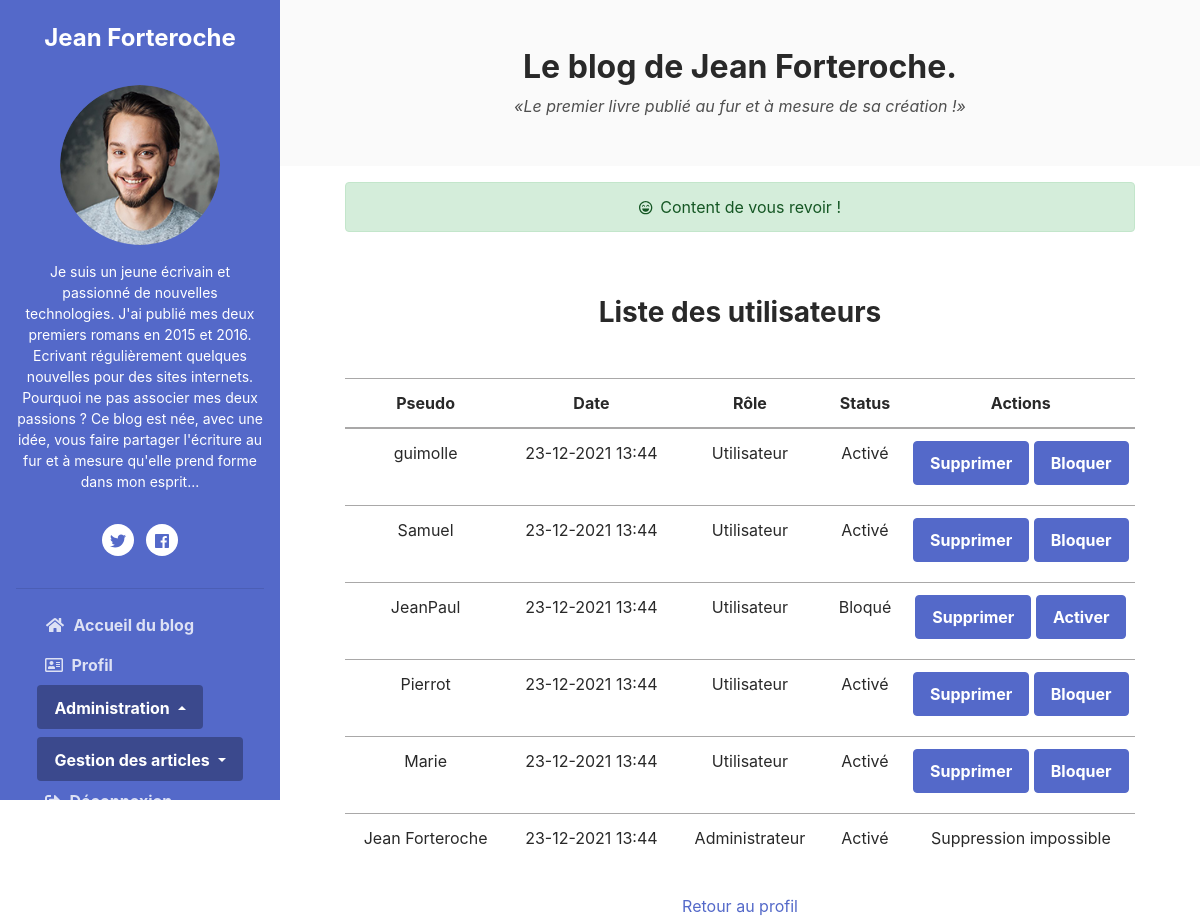
/index.php?route=usersList (signed in), run on the app's committed database.
### tables this page shows
CREATE TABLE IF NOT EXISTS `user` (
  `id` int(11) NOT NULL AUTO_INCREMENT,
  `email` varchar(255) NOT NULL,
  `role` int(11) NOT NULL DEFAULT '0' COMMENT 'Admin = 1\nUser =0',
  `password` varchar(80) NOT NULL,
  `created_at` datetime NOT NULL,
  `status` tinyint(4) NOT NULL DEFAULT '0',
  `token` varchar(255) DEFAULT NULL,
  `username` varchar(45) NOT NULL,
  PRIMARY KEY (`id`),
  UNIQUE KEY `email_UNIQUE` (`email`),
  UNIQUE KEY `username_UNIQUE` (`username`)
);

### src/controller/BackController.php (called while the page is built, shortened)
<?php
    class BackController extends Controller
    {
        public function getUsersList()
        {
            $users = $this->userDAO->getUsersList();
            $this->view->render('usersList', [
                'users' => $users
            ]);
        }
    }

### public/index.php (called while the page is built, shortened)
<?php
$router = new App\config\Router();
$router->startRouter();

### src/controller/Controller.php (called while the page is built, shortened)
<?php
abstract class Controller
{
    public function __construct()
    {
        $this->userDAO = new UserDAO();
    }
}

### src/DAO/UserDAO.php (called while the page is built, shortened)
<?php
    class UserDAO extends DAO
    {
        public function getUsersList()
        {
            $sql = 'SELECT id, username, created_at, role, status FROM user ORDER BY id DESC';
            $result = $this->creatQuery($sql);
            $users = [];
            foreach ($result as $user) {
                $userId = $user['id'];
                $users[$userId] = $this->buildObject($user);
            }
            return $users;
        }
        private function buildObject($row)
        {
            $user = new User();
            $user->setId($row['id']);
            $user->setUsername($row['username']);
            $user->setCreatedAt($row['created_at']);
            $user->setRole($row['role']);
            $user->setStatus($row['status']);
            return $user;
        }
    }

### src/DAO/DAO.php (called while the page is built, shortened)
<?php
abstract class DAO
{
    private $connection;
    private function getConnection()
    {
        try {
            $this->connection = new PDO(DB_HOST, DB_USER, DB_PASS);
            $this->connection->setAttribute(PDO::ATTR_ERRMODE, PDO::ERRMODE_EXCEPTION);
            return $this->connection;
        } catch (Exception $errorConnection) {
            die('Erreur lors de la connection:' . $errorConnection->getMessage());
        }
    }
    private function checkConnection()
    {
        if ($this->connection === null) {
            return $this->getConnection();
        }
        return $this->connection;
    }
    protected function creatQuery($sql, $parameters = null)
    {
        $result = $this->checkConnection()->query($sql);
        return $result;
    }
}

### src/model/User.php (called while the page is built, shortened)
<?php
class User
{
    private $username;
    private $createdAt;
    private $role;
    private $status;
    public function getStatus()
    {
        return $this->status;
    }
    public function setStatus($status)
    {
        $this->status = $status;
    }
    public function getRole()
    {
        return $this->role;
    }
    public function setRole($role)
    {
        $this->role = $role;
    }
    public function getUsername()
    {
        return $this->username;
    }
    public function setUsername($username)
    {
        $this->username = $username;
    }
    public function getCreatedAt()
    {
        return $this->createdAt;
    }
    public function setCreatedAt($createdAt)
    {
        $this->createdAt = $createdAt;
    }
}

### config/Request.php (called while the page is built, shortened)
<?php
class Request
{
    public $get;
    private $session;
    public function __construct()
    {
        $this->get = new Parameter($_GET);
        $this->session = new Session($_SESSION);
    }
    public function getGet()
    {
        return $this->get;
    }
    public function getSession()
    {
        return $this->session;
    }
}

### config/Session.php (called while the page is built, shortened)
<?php
class Session
{
    public function show($name)
    {
        if (isset($_SESSION[$name])) {
            $key = $this->get($name);
            return $key;
        }
    }
    public function get($name)
    {
        if (isset($_SESSION[$name])) {
            return $_SESSION[$name];
        }
    }
}

### config/Parameter.php (called while the page is built, shortened)
<?php
class Parameter
{
    private $superglobal;
    public function __construct($superglobal)
    {
        $this->superglobal = $superglobal;
    }
    public function getParameter($name)
    {
        if (isset($this->superglobal[$name]))
        {
            return $this->superglobal[$name];
        }
    }
}

### templates/usersList.php (the view, shortened to what this page needs)
<div class="container mt-5">
    <h3 class="text-center mb-5">Liste des utilisateurs</h3>
    <table class="table table-responsive-sm">
        <thead>
        <tr class="text-center">
            <th scope="col">Pseudo</th>
            <th scope="col">Date</th>
            <th scope="col">Rôle</th>
            <th scope="col">Status</th>
            <th scope="col">Actions</th>
        </tr>
        </thead>
        <tbody class="text-center">
        <?php
        foreach ($users as $user) {
            ?>
            <tr>
                <td><?= htmlspecialchars($user->getUsername()); ?></td>
                <?php $time = $user->getCreatedAt(); ?>
                <td><?= htmlspecialchars(date('d-m-Y H:i'), strtotime($time)); ?></td>
                <?php $role = $user->getRole();
                if ($role === '1') { ?>
                    <td>Administrateur</td>
                <?php } else { ?>
                    <td>Utilisateur</td>
                <?php } ?>
                <?php $status = $user->getStatus();
                if ($status === '1') { ?>
                    <td>Activé</td>
                <?php } else { ?>
                    <td>Bloqué</td>
                <?php } ?>
                <td>
                    <?php
                    if ((int)$user->getRole() === 0) {
                        ?>
                        <div class="row justify-content-center">
                            <form method="post" action="index.php?route=deleteAccount&username=<?=$user->getUsername()?>">
                                <input type="submit" value="Supprimer" class="btn btn-primary mb-2">
                            </form>
                            <form method="post" action="index.php?route=banOrActiveUser">
                                <button type="submit"
                                        class="btn btn-primary"><?= $user->getStatus() ? 'Bloquer' : 'Activer' ?></button>
                            </form>
                        </div>
                    <?php } else { ?>
                        <p>Suppression impossible</p>
                    <?php } ?>
                </td>
            </tr>
        <?php } ?>
        </tbody>
    </table>
</div>
<a class="row justify-content-center" href="../public/index.php?route=profile">Retour au profil</a>

### templates/base.php (shortened to what this page needs)
<!DOCTYPE html>
<html lang="fr">
<head>
    <link rel="stylesheet" href="css/theme-6.css">
</head>
<body>
<header class="header text-center">
    <h1 class="blog-name pt-lg-4 mb-0"><a href="../templates/home.php">Jean Forteroche</a></h1>
    <nav class="navbar navbar-expand-lg navbar-dark">
        <div id="navigation" class="collapse navbar-collapse flex-column">
            <div class="profile-section pt-3 pt-lg-0">
                <img class="profile-image mb-3 rounded-circle mx-auto" src="img/profile.png" alt="image">
                <div class="bio mb-3">Je suis un jeune écrivain et passionné de nouvelles technologies. J'ai publié mes
                    deux premiers romans en 2015 et 2016. Ecrivant régulièrement quelques nouvelles
                    pour des sites internets.
                    <br>
                    Pourquoi ne pas associer mes deux passions ? Ce blog est née, avec une idée, vous faire
                    partager l'écriture au fur et à mesure qu'elle prend forme dans mon esprit...
                </div>
                <ul class="social-list list-inline py-3 mx-auto">
                    <li class="list-inline-item"><a href="#"><i class="fab fa-twitter fa-fw"></i></a></li>
                    <li class="list-inline-item"><a href="#"><i class="fab fa-facebook"></i></a></li>
                </ul>
                <hr>
            </div>
            <ul class="navbar-nav flex-column text-sm-center text-lg-left text-sm-center">
                <li class="nav-item">
                    <a class="nav-link" href="index.php"><i class="fas fa-home fa-fw mr-2"></i>Accueil du
                        blog<span class="sr-only">(current)</span></a>
                </li>
                <?php
                    if ($this->session->get('username') && $this->session->get('role') === 1) {
                    ?>
                    <li class="nav-item"><a class="nav-link" href="index.php?route=profil"><i
                                    class="far fa-address-card mr-2"></i>Profil</a></li>
                    <li>
                        <div class="btn-group dropup">
                            <button type="button" class="btn btn-primary dropdown-toggle"
                                    data-toggle="dropdown"
                                    aria-haspopup="true" aria-expanded="false">
                                Administration
                            </button>
                        </div>
                    </li>
                    <li>
                        <div class="btn-group mt-2">
                            <button type="button" class="btn btn-primary dropdown-toggle "
                                    data-toggle="dropdown"
                                    aria-haspopup="true" aria-expanded="false">
                                Gestion des articles
                            </button>
                        </div>
                    </li>
                    <li class="nav-item"><a class="nav-link" href="index.php?route=logout"><i
                                    class="fas fa-sign-out-alt mr-2"></i>Déconnexion</a></li>
                    <?php } ?>
            </ul>
        </div>
    </nav>
</header>
<div class="main-wrapper">
    <section class="cta-section theme-bg-light py-5">
        <div class="container text-center">
            <h2 class="heading">Le blog de Jean Forteroche.</h2>
            <div class="intro font-italic"><q>Le premier livre publié au fur et à mesure de sa création !</q></div>
        </div>
    </section>
    <div class="container d-flex flex-column justify-content-center text-center mt-3">
        <?php $welcome = $this->session->get('loginWelcome');
            if (isset($welcome)) : ?>
                <p class="alert alert-success"><i
                            class="far fa-laugh-beam fa-lg pr-2"></i><?= $this->session->show('loginWelcome'); ?></p>
            <?php endif; ?>
    </div>
    <?= $content ?>
</body>
</html>

### config/Router.php (shortened to what this page needs)
<?php
class Router
{
    private $errorController;
    private $frontController;
    private $request;
    private $backController;
    public function __construct()
    {
        $this->request = new Request();
        $this->frontController = new FrontController();
        $this->errorController = new ErrorController();
        $this->backController = new BackController();
    }
    public function startRouter()
    {
        $route = $this->request->getGet()->getParameter('route');
        try {
            if (isset($route)) {
                if ($route === 'register') {
                    $this->frontController->register($this->request->getPost());
                } elseif ($route === 'login') {
                    $this->frontController->login($this->request->getPost());
                } elseif ($route === 'logout') {
                    $this->backController->logout();
                } elseif ($route === 'profil') {
                    $this->backController->profile();
                } elseif ($route === 'articlesManagement') {
                    $this->backController->articlesManagement();
                } elseif ($route === 'updatePassword') {
                    $this->backController->updatePassword($this->request->getPost());
                } elseif ($route === 'updateEmail') {
                    $this->backController->updateEmail($this->request->getPost());
                } elseif ($route === 'deleteAccount') {
                    $this->backController->deleteAccount($this->request->getPost());
                } elseif ($route === 'banOrActiveUser') {
                    $this->backController->banOrActiveUser($this->request->getPost());
                } elseif ($route === 'usersList') {
                    $this->backController->getUsersList();
                } elseif ($route === 'addArticle') {
                    $this->backController->addArticle($this->request->getPost());
                } elseif ($route === 'articlesList') {
                    $this->backController->getArticlesList();
                } elseif ($route === 'singleArticle') {
                    $this->frontController->singleArticle($this->request->getGet());
                } elseif ($route === 'editArticle') {
                    $this->backController->editArticle($this->request->getPost(), $this->request->getGet());
                } elseif ($route === 'deleteArticle') {
                    $this->backController->deleteArticle($this->request->getPost());
                } elseif ($route === 'flagComment') {
                    $this->frontController->flagComment($this->request->getGet());
                } elseif ($route === 'flaggedComment') {
                    $this->backController->getFlaggedComment();
                } elseif ($route === 'moderatedComment') {
                    $this->backController->moderatedComment($this->request->getPost());
                } elseif ($route === 'deleteComment') {
                    $this->backController->deleteComment($this->request->getPost());
                } elseif ($route === 'addComment') {
                    $this->frontController->addComment($this->request->getPost());
                } elseif ($route === 'confirm') {
                    $this->frontController->validateAccount($this->request->getGet());
                } else {
                    $this->errorController->errorNotFound();
                }
            } else {
                $this->frontController->home();
            }
        } catch
        (Exception $e) {
            var_dump($e);
            $this->errorController->errorServer();
        }
    }
}

### src/model/View.php (shortened to what this page needs)
<?php
class View
{
    public function __construct()
    {
        $this->request = new Request();
        $this->session = $this->request->getSession();
    }
    public function render($templateName, $data = [])
    {
        $this->file = '../templates/' . $templateName . '.php';
        $content = $this->renderFile($this->file, $data);
        $view = $this->renderFile('../templates/base.php', [
            'content' => $content,
        ]);
        echo $view;
    }
    private function renderFile($file, $data)
    {
        if (file_exists($file)) {
            extract($data);
            require $file;
            return ob_get_clean();
        }
    }
}

### data on the page
user: username "guimolle", role "Utilisateur", status "Activé"
user: username "Samuel", role "Utilisateur", status "Activé"
user: username "JeanPaul", role "Utilisateur", status "Bloqué"
user: username "Pierrot", role "Utilisateur", status "Activé"
user: username "Marie", role "Utilisateur", status "Activé"
user: username "Jean Forteroche", role "Administrateur", status "Activé"

### other printed values
$this->session->show('loginWelcome') "Content de vous revoir !"
